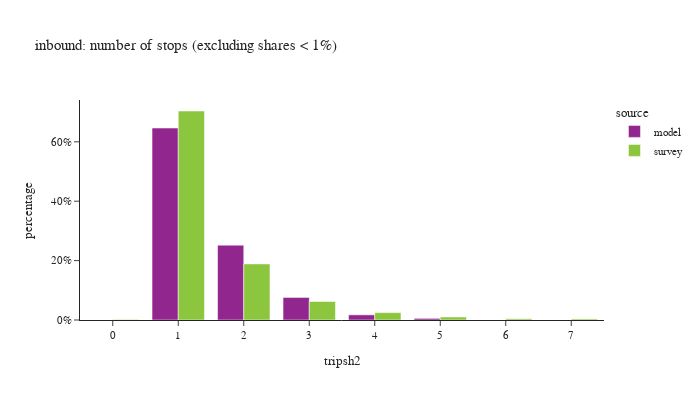

Source (notebook cell):
### Code cell
df_plot = df_tour.groupby(['tripsh2','source'])['toexpfac'].sum().reset_index()
df_plot['percentage'] = df_plot.groupby(['source'], group_keys=False)['toexpfac']. \
    apply(lambda x: x / float(x.sum()))
df_plot = df_plot.loc[df_plot['percentage'] > 0.001]
# df_plot
fig = px.bar(df_plot.sort_values(['source']), x="tripsh2", y="percentage", color="source",
             barmode="group",title="inbound: number of stops (excluding shares < 1%)",
             hover_data=['toexpfac'])
fig.update_layout(height=400, width=700, font=dict(size=11),
                  xaxis = dict(dtick = 1, categoryorder='category ascending'),
                  yaxis=dict(tickformat=".0%"))
fig.show()

### Figure 1 — Plotly figure (JSON) as saved in the notebook; plotly's stock layout.template omitted (floating-point values rounded to 4 significant figures)
{"data": [{"alignmentgroup": "True", "customdata": [[3762000.0], [1466000.0], [442100.0], [100900.0], [31970.0]], "hovertemplate": "source=model<br>tripsh2=%{x}<br>percentage=%{y}<br>toexpfac=%{customdata[0]}<extra></extra>", "legendgroup": "model", "marker": {"color": "#91268F", "pattern": {"shape": ""}}, "name": "model", "offsetgroup": "model", "orientation": "v", "showlegend": true, "textposition": "auto", "type": "bar", "x": [1, 2, 3, 4, 5], "xaxis": "x", "y": [0.6464, 0.2519, 0.07596, 0.01733, 0.005494], "yaxis": "y"}, {"alignmentgroup": "True", "customdata": [[8964.0], [3554000.0], [953600.0], [314800.0], [125700.0], [51610.0], [21390.0], [18630.0]], "hovertemplate": "source=survey<br>tripsh2=%{x}<br>percentage=%{y}<br>toexpfac=%{customdata[0]}<extra></extra>", "legendgroup": "survey", "marker": {"color": "#8CC63E", "pattern": {"shape": ""}}, "name": "survey", "offsetgroup": "survey", "orientation": "v", "showlegend": true, "textposition": "auto", "type": "bar", "x": [0, 1, 2, 3, 4, 5, 6, 7], "xaxis": "x", "y": [0.001775, 0.7037, 0.1888, 0.06234, 0.0249, 0.01022, 0.004234, 0.003688], "yaxis": "y"}], "layout": {"barmode": "group", "font": {"size": 11}, "height": 400, "legend": {"title": {"text": "source"}, "tracegroupgap": 0}, "title": {"text": "inbound: number of stops (excluding shares < 1%)"}, "width": 700, "xaxis": {"anchor": "y", "categoryorder": "category ascending", "domain": [0.0, 1.0], "dtick": 1, "title": {"text": "tripsh2"}}, "yaxis": {"anchor": "x", "domain": [0.0, 1.0], "tickformat": ".0%", "title": {"text": "percentage"}}}}
